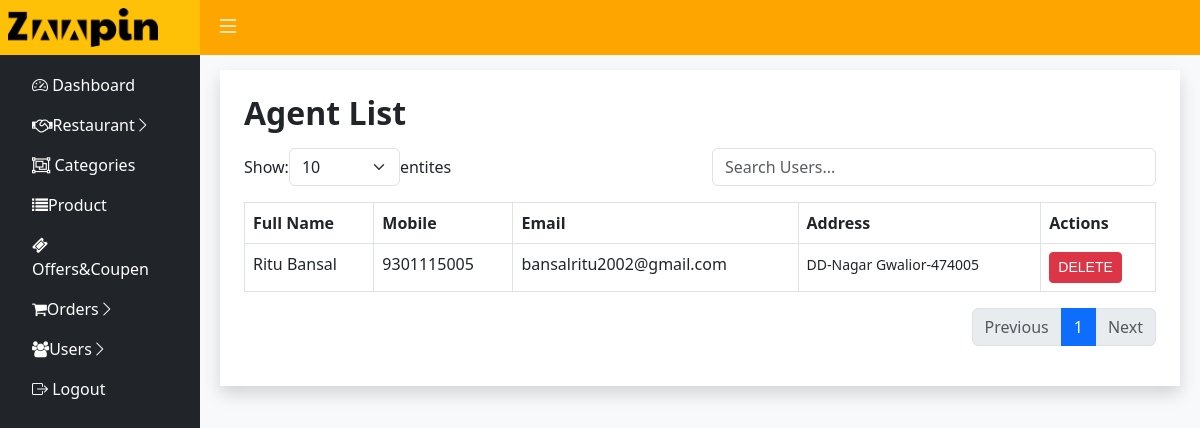
/admin/customer_list.php, run on the app's committed database.
### tables this page shows
CREATE TABLE `customer` (
  `cid` int(11) NOT NULL,
  `name` varchar(50) NOT NULL,
  `email` varchar(150) NOT NULL,
  `mobile` bigint(11) NOT NULL,
  `address` varchar(150) NOT NULL,
  `city` varchar(100) NOT NULL,
  `pincode` varchar(6) NOT NULL,
  `password` varchar(10) NOT NULL,
  `img` varchar(150) NOT NULL,
  `status` varchar(10) NOT NULL,
  `date` timestamp NOT NULL DEFAULT current_timestamp()
);

### admin/customer_list.php (the view, shortened to what this page needs)
<?php
include('../config.php');
$limit = isset($_GET['limit']) ? $_GET['limit'] : 10;
$page = isset($_GET['page']) ? $_GET['page'] : 1;
$offset = ($page - 1) * $limit;
$search = isset($_GET['search']) ? $_GET['search'] : '';
$countQuery = "SELECT COUNT(*) AS total FROM customer WHERE  ( name LIKE '%$search%' OR email LIKE '%$search%' OR mobile LIKE '%$search%')";
$countResult = mysqli_query($conn, $countQuery);
$totalRows = mysqli_fetch_assoc($countResult)['total'];
$totalPages = ceil($totalRows / $limit);
$query = "SELECT * FROM customer   WHERE  (name LIKE '%$search%' OR email LIKE '%$search%' OR mobile LIKE '%$search%' ) LIMIT $offset, $limit";
$result = mysqli_query($conn, $query);
?>
<!DOCTYPE html>
<html lang="en">
<head>
    <link href="https://cdn.jsdelivr.net/npm/bootstrap@5.3.0/dist/css/bootstrap.min.css" rel="stylesheet">
</head>
<body>
<?php include('admin-header.php'); ?>
<div class="content bg-light" id="mainContent">
    <div class="bg-white shadow  p-4 ">
    <h2 class="mb-3 fw-bold">Agent List</h2>
    <div class=" row mb-3">
      <div class="col-md-6 d-flex align-items-center">
     <label for="">Show: </label>
      <select id="limit" class="form-select w-25">
            <option value="10" <?php echo ($limit == 10) ? 'selected' : ''; ?>>10</option>
        </select>
        <span>entites</span>
      </div>
        <div class="col-md-6">
        <input type="text" id="search" class="form-control " placeholder="Search Users...">
        </div>
    </div>
    <?php if (mysqli_num_rows($result) > 0): ?>
        <table class="table table-bordered">
            <thead>
                <tr>
                    <th>Full Name</th>
                    <th>Mobile</th>
                    <th>Email</th>
                    <th>Address</th>
                    <th>Actions</th>
                </tr>
            </thead>
            <tbody id="userTable">
                <?php while ($row = mysqli_fetch_assoc($result)): ?>
                    <tr>
                        <td><?php echo $row['name']; ?></td>
                        <td><?php echo $row['mobile']; ?></td>
                        <td><?php echo $row['email']; ?></td>
                        <td>
                        <small><?php  echo $row['address']." ".$row["city"]."-".$row['pincode']?></small>
                    </td>
                        <td>
                            <a href="?delete_id=<?php echo $row['cid']; ?>" class="btn btn-danger btn-sm" onclick="return confirm('Are you sure?')">Delete</a>
                        </td>
                    </tr>
                <?php endwhile; ?>
            </tbody>
        </table>
        <nav>
            <ul class="pagination justify-content-end">
                <li class="page-item <?php echo ($page <= 1) ? 'disabled' : ''; ?>">
                    <a class="page-link" href="?role=<?php echo $role; ?>&page=<?php echo $page - 1; ?>&search=<?php echo $search; ?>&limit=<?php echo $limit; ?>">Previous</a>
                </li>
                <?php for ($i = 1; $i <= $totalPages; $i++): ?>
                    <li class="page-item <?php echo ($i == $page) ? 'active' : ''; ?>">
                        <a class="page-link" href="?role=<?php echo $role; ?>&page=<?php echo $i; ?>&search=<?php echo $search; ?>&limit=<?php echo $limit; ?>"> <?php echo $i; ?> </a>
                    </li>
                <?php endfor; ?>
                <li class="page-item <?php echo ($page >= $totalPages) ? 'disabled' : ''; ?>">
                    <a class="page-link" href="?role=<?php echo $role; ?>&page=<?php echo $page + 1; ?>&search=<?php echo $search; ?>&limit=<?php echo $limit; ?>">Next</a>
                </li>
            </ul>
        </nav>
    <?php else: ?>
        <p class="alert alert-warning">No users found!</p>
    <?php endif; ?>
</div>
    </div>
</body>
</html>

### css/style.css (style rules this page uses)
:root { --primary: #FEA116; --light: #F1F8FF; --dark: #0F172B; }
.btn { font-family: 'Nunito', sans-serif; font-weight: 500; text-transform: uppercase; transition: .5s; }

### admin/admin-header.php (style rules this page uses)
.content { margin-top:50px; margin-left: 200px; transition: all 0.3s ease; padding: 20px; min-height: 100vh; }

### data on the page
customer: name "Ritu Bansal", mobile "9301115005", email "bansalritu2002@gmail.com", address "DD-Nagar", city "Gwalior", pincode "474005"
